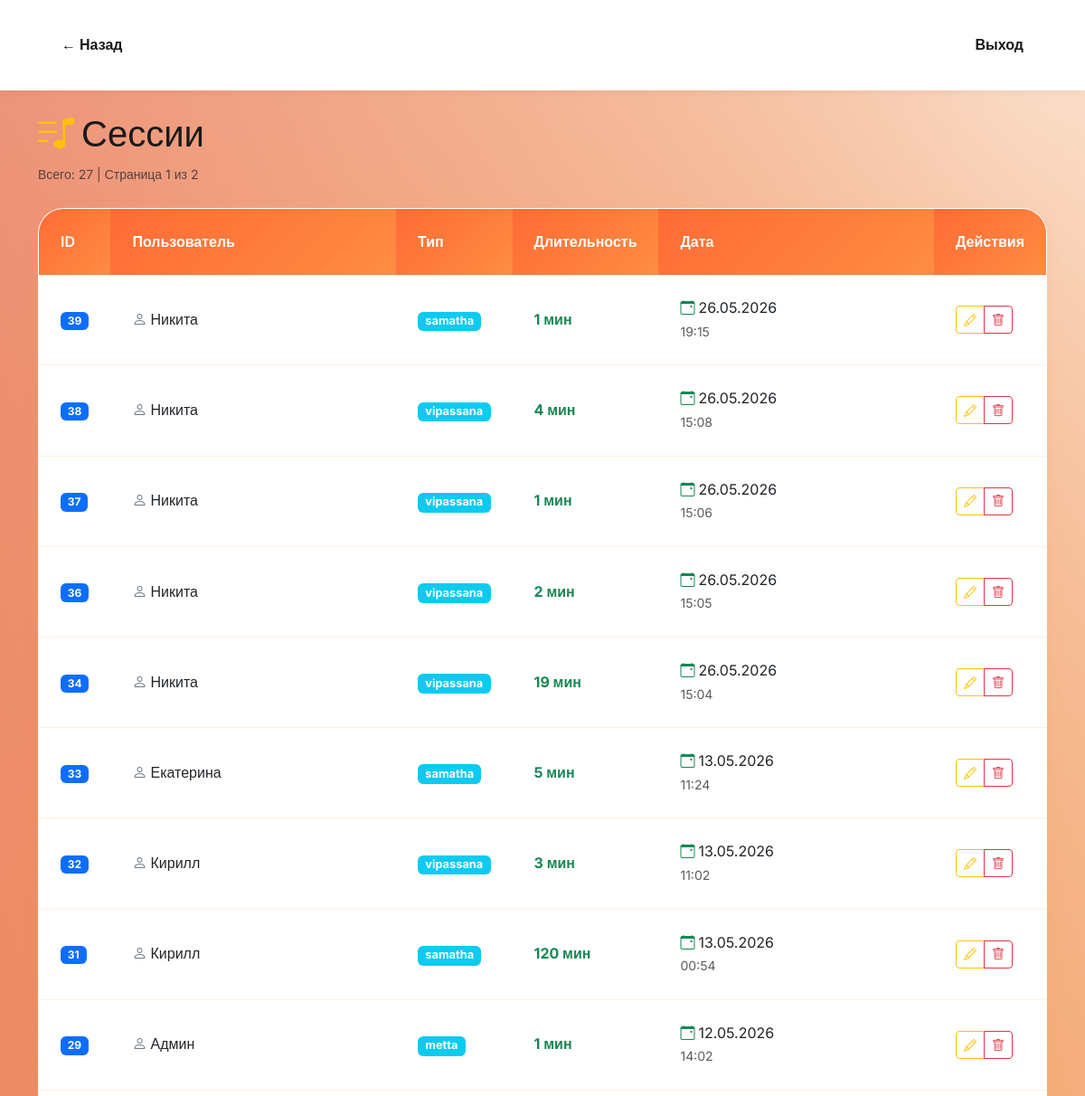
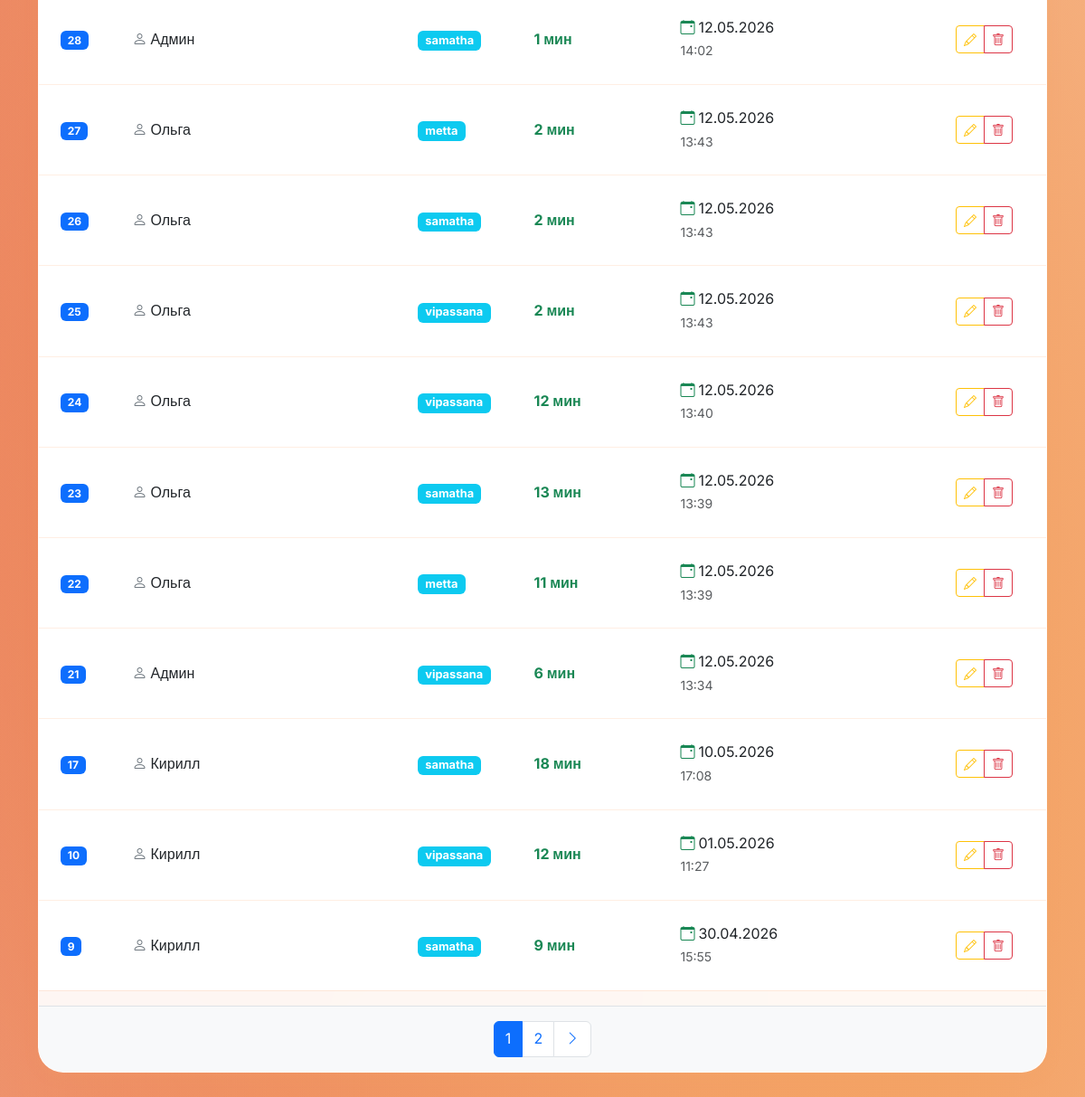
The app's page /admin/sessions.php (signed in) with its own data (2 pictures, top to bottom).
### tables this page shows
CREATE TABLE `sessions` (
  `id` int NOT NULL,
  `user_id` int NOT NULL,
  `type` varchar(50) NOT NULL,
  `duration` int NOT NULL,
  `notes` text,
  `date` datetime NOT NULL,
  `status` varchar(25) NOT NULL
);

CREATE TABLE `users` (
  `id` int NOT NULL,
  `name` varchar(50) NOT NULL,
  `email` varchar(50) NOT NULL,
  `phone` varchar(50) NOT NULL,
  `city` varchar(50) NOT NULL,
  `password_hash` varchar(255) NOT NULL,
  `role` varchar(20) DEFAULT 'user',
  `status` enum('pending','active','blocked') DEFAULT 'pending',
  `avatar` varchar(100) NOT NULL DEFAULT 'avatar1.jpg',
  `created_at` timestamp NULL DEFAULT CURRENT_TIMESTAMP,
  `verified` tinyint(1) DEFAULT '0',
  `verify_token` varchar(64) DEFAULT NULL
);

### admin/sessions.php (the view, shortened to what this page needs)
<?php
$conn = connect();
$page = (int)($_GET['page'] ?? 1);
$per_page = 20;
$offset = ($page - 1) * $per_page;
$total_stmt = mysqli_prepare($conn, "SELECT COUNT(*) as total FROM sessions");
mysqli_stmt_execute($total_stmt);
$total = mysqli_fetch_assoc(mysqli_stmt_get_result($total_stmt))['total'];
$total_pages = max(1, ceil($total / $per_page));
$stmt = mysqli_prepare($conn, "SELECT s.*, u.name FROM sessions s JOIN users u ON s.user_id = u.id ORDER BY s.date DESC LIMIT ? OFFSET ?");
mysqli_stmt_bind_param($stmt, "ii", $per_page, $offset);
mysqli_stmt_execute($stmt);
$result = mysqli_stmt_get_result($stmt);
$sessions = [];
while ($row = mysqli_fetch_assoc($result)) {
    $sessions[] = $row;
}
?>
<!DOCTYPE html>
<html lang="ru">
<head>
    <link href="https://cdn.jsdelivr.net/npm/bootstrap@5.3.0/dist/css/bootstrap.min.css" rel="stylesheet">
    <link href="https://cdn.jsdelivr.net/npm/bootstrap-icons@1.11.0/font/bootstrap-icons.css" rel="stylesheet">
    <link rel="stylesheet" href="../assets/css/admin.css">
</head>
<body class="bg-light">
    <nav class="navbar">
        <div class="container">
            <div class="navbar-back"><a href="index.php">← Назад</a></div>
            <div class="navbar-logout"><a href="../actions/logout.php">Выход</a></div>
        </div>
    </nav>
    <div class="container mt-4">
        <div class="d-flex justify-content-between align-items-center mb-4">
            <div>
                <h1><i class="bi bi-music-note-list text-warning me-2"></i>Сессии</h1>
                <small class="text-muted">Всего: <?= $total ?> | Страница <?= $page ?> из <?= $total_pages ?></small>
            </div>
        </div>
        <div class="table-container">
            <div class="table-responsive">
                <table class="table table-hover">
                    <thead class="table-dark">
                        <tr>
                            <th style="width:60px;">ID</th>
                            <th style="min-width:150px;">Пользователь</th>
                            <th style="width:100px;">Тип</th>
                            <th style="width:120px;">Длительность</th>
                            <th style="min-width:140px;">Дата</th>
                            <th style="width:90px;">Действия</th>
                        </tr>
                    </thead>
                    <tbody>
                        <?php if (empty($sessions)): ?>
                            <tr>
                                <td colspan="6" class="text-center py-5 text-muted">
                                    <i class="bi bi-clock-history fs-1 mb-3 opacity-50"></i>
                                    Сессии не найдены
                                </td>
                            </tr>
                        <?php else: ?>
                            <?php foreach ($sessions as $s): ?>
                                <tr class="align-middle">
                                    <td><strong class="badge bg-primary"><?= $s['id'] ?></strong></td>
                                    <td><i class="bi bi-person me-1 text-secondary"></i><?= htmlspecialchars($s['name']) ?></td>
                                    <td><span class="badge bg-info session-type"><?= htmlspecialchars($s['type']) ?></span></td>
                                    <td><strong class="text-success"><?= $s['duration'] ?> мин</strong></td>
                                    <td>
                                        <div><i class="bi bi-calendar-event me-1 text-success"></i><?= date('d.m.Y', strtotime($s['date'])) ?><br>
                                            <small class="text-muted"><?= date('H:i', strtotime($s['date'])) ?></small>
                                        </div>
                                    </td>
                                    <td>
                                        <div class="btn-group" role="group">
                                            <button class="btn btn-outline-warning btn-sm" data-bs-toggle="modal" data-bs-target="#editSessionModal<?= $s['id'] ?>" title="Редактировать">
                                                <i class="bi bi-pencil"></i>
                                            </button>
                                            <a href="?delete=<?= $s['id'] ?>" class="btn btn-outline-danger btn-sm" onclick="return confirm('Удалить сессию #<?= $s['id'] ?>?')" title="Удалить">
                                                <i class="bi bi-trash"></i>
                                            </a>
                                        </div>
                                    </td>
                                </tr>
                            <?php endforeach; ?>
                        <?php endif; ?>
                    </tbody>
                </table>
            </div>
            <?php if ($total_pages > 1): ?>
                <div class="p-3 border-top bg-light">
                    <ul class="pagination justify-content-center mb-0">
                        <?php for ($i = max(1, $page - 2); $i <= min($total_pages, $page + 2); $i++): ?>
                            <li class="page-item <?= $i == $page ? 'active' : '' ?>"><a class="page-link" href="?page=<?= $i ?>"><?= $i ?></a></li>
                        <?php endfor; ?>
                        <?php if ($page < $total_pages): ?><li class="page-item"><a class="page-link" href="?page=<?= $page + 1 ?>"><i class="bi bi-chevron-right"></i></a></li><?php endif; ?>
                    </ul>
                </div>
            <?php endif; ?>
        </div>
    </div>
</body>
</html>

### assets/css/admin.css (style rules this page uses)
:root { --orange-light: #FF8C42; --orange-dark: #FF6B35; --white: #FFFFFF; --text-dark: #1A1A1A; --text-light: #4b5563; --text-secondary: #6b7280; --glass-bg: rgba(255, 255, 255, 0.92); --glass-border: rgba(255, 255, 255, 0.7); --btn-shadow: 0 4px 16px rgba(244, 162, 97, 0.16); --gradient-bg: radial-gradient(at 81.4% 87.2%, hsla(26.5, 87%, 67%, 0.2) 0%, transparent 50%), radial-gradient(at 27.3% 73.8%, hsla(12, 76%, 61%, 0.2) 0%, transparent 50%); }
* { box-sizing: border-box; }
body { margin: 0; font-family: "Inter", sans-serif; background-image: radial-gradient(at 81.41585559577926% 87.24152011479555%, hsla(26.530612244897956, 86.98224852071009%, 66.86274509803923%, 1) 0%, hsla(26.530612244897956, 86.98224852071009%, 66.86274509803923%, 0) 100%), radial-gradient(at 27.325489547761283% 73.79934093135628%, hsla(12.000000000000002, 75.75757575757575%, 61.1764705882353%, 1) 0%, hsla(12.000000000000002, 75.75757575757575%, 61.1764705882353%, 0) 100%), radial-gradient(at 93.6572444855945% 1.4726311627847433%, hsla(0, 0%, 100%, 1) 0%, hsla(0, 0%, 100%, 0) 100%), radial-gradient(at 75.2353388571488% 48.14849472457675%, hsla(26.530612244897956, 86.98224852071009%, 66.86274509803923%, 1) 0%, hsla(26.530612244897956, 86.98224852071009%, 66.86274509803923%, 0) 100%), radial-gradient(at 10.995361390066938% 17.215393127398826%, hsla(12.000000000000002, 75.75757575757575%, 61.1764705882353%, 1) 0%, hsla(12.000000000000002, 75.75757575757575%, 61.1764705882353%, 0) 100%), radial-gradient(at 98.29202156447458% 53.08145861590824%, hsla(0, 0%, 100%, 1) 0%, hsla(0, 0%, 100%, 0) 100%), radial-gradient(at 35.757597791618714% 28.866688018981467%, hsla(26.530612244897956, 86.98224852071009%, 66.86274509803923%, 1) 0%, hsla(26.530612244897956, 86.98224852071009%, 66.86274509803923%, 0) 100%), radial-gradient(at 87.87554192602587% 28.350994031499443%, hsla(12.000000000000002, 75.75757575757575%, 61.1764705882353%, 1) 0%, hsla(12.000000000000002, 75.75757575757575%, 61.1764705882353%, 0) 100%), radial-gradient(at 69.21266343967773% 90.97332350371691%, hsla(0, 0%, 100%, 1) 0%, hsla(0, 0%, 100%, 0) 100%), radial-gradient(at 94.63200547956538% 88.4201213723785%, hsla(26.530612244897956, 86.98224852071009%, 66.86274509803923%, 1) 0%, hsla(26.530612244897956, 86.98224852071009%, 66.86274509803923%, 0) 100%); color: var(--text-dark); line-height: 1.6; position: relative; }
.table-responsive { max-height: 70vh; overflow-y: auto; }
.table th { position: sticky; top: 0; z-index: 10; background: linear-gradient(135deg, var(--orange-dark), var(--orange-light)) !important; color: white !important; }
.navbar { display: flex; justify-content: center; background: var(--white); padding: 1rem 2rem; box-shadow: 0 2px 10px rgba(0, 0, 0, 0.05); font-family: "Inter", sans-serif; min-height: 100px; }
nav .container { max-width: 1200px; }
.navbar-logout a { padding: 1rem 1.5rem; border-radius: 12px; transition: all 0.25s ease; font-weight: 600; font-size: 1rem; color: var(--text-dark); text-decoration: none; }
.navbar-back a { padding: 1rem 1.5rem; border-radius: 12px; transition: all 0.25s ease; font-weight: 600; font-size: 1rem; color: var(--text-dark); text-decoration: none; }
.table-container { background: var(--glass-bg) !important; backdrop-filter: blur(24px) !important; border: 1px solid var(--glass-border) !important; border-radius: 28px !important; box-shadow: var(--btn-shadow) !important; overflow: hidden !important; margin-bottom: 2rem !important; }
.table thead th { background: linear-gradient(135deg, var(--orange-dark), var(--orange-light)) !important; color: white !important; font-weight: 600 !important; padding: 1.5rem 1.5rem !important; border: none !important; }
.table td { padding: 1.5rem !important; border-bottom: 1px solid rgba(255, 140, 66, 0.15) !important; }

### admin/sessions.php (style rules this page uses)
.table-responsive { max-height: calc(100vh - 220px); overflow: auto; }
.table th { position: sticky; top: 0; z-index: 10; background: linear-gradient(135deg, var(--orange-dark), var(--orange-light)) !important; color: white !important; font-weight: 600; }
.session-type { font-size: 0.8rem; }

### records on screen
sessions: id "39", user.name "Никита", type "samatha", duration "1", date "26.05.2026", date "19:15"
sessions: id "38", user.name "Никита", type "vipassana", duration "4", date "26.05.2026", date "15:08"
sessions: id "37", user.name "Никита", type "vipassana", duration "1", date "26.05.2026", date "15:06"
sessions: id "36", user.name "Никита", type "vipassana", duration "2", date "26.05.2026", date "15:05"
sessions: id "34", user.name "Никита", type "vipassana", duration "19", date "26.05.2026", date "15:04"
sessions: id "33", user.name "Екатерина", type "samatha", duration "5", date "13.05.2026", date "11:24"
sessions: id "32", user.name "Кирилл", type "vipassana", duration "3", date "13.05.2026", date "11:02"
sessions: id "31", user.name "Кирилл", type "samatha", duration "120", date "13.05.2026", date "00:54"
sessions: id "29", user.name "Админ", type "metta", duration "1", date "12.05.2026", date "14:02"
sessions: id "28", user.name "Админ", type "samatha", duration "1", date "12.05.2026", date "14:02"
sessions: id "27", user.name "Ольга", type "metta", duration "2", date "12.05.2026", date "13:43"
sessions: id "26", user.name "Ольга", type "samatha", duration "2", date "12.05.2026", date "13:43"
sessions: id "25", user.name "Ольга", type "vipassana", duration "2", date "12.05.2026", date "13:43"
sessions: id "24", user.name "Ольга", type "vipassana", duration "12", date "12.05.2026", date "13:40"
sessions: id "23", user.name "Ольга", type "samatha", duration "13", date "12.05.2026", date "13:39"
sessions: id "22", user.name "Ольга", type "metta", duration "11", date "12.05.2026", date "13:39"
sessions: id "21", user.name "Админ", type "vipassana", duration "6", date "12.05.2026", date "13:34"
sessions: id "17", user.name "Кирилл", type "samatha", duration "18", date "10.05.2026", date "17:08"
sessions: id "10", user.name "Кирилл", type "vipassana", duration "12", date "01.05.2026", date "11:27"
sessions: id "9", user.name "Кирилл", type "samatha", duration "9", date "30.04.2026", date "15:55"

### other values on screen
$total "27"
$page "1"
$total_pages "2"
